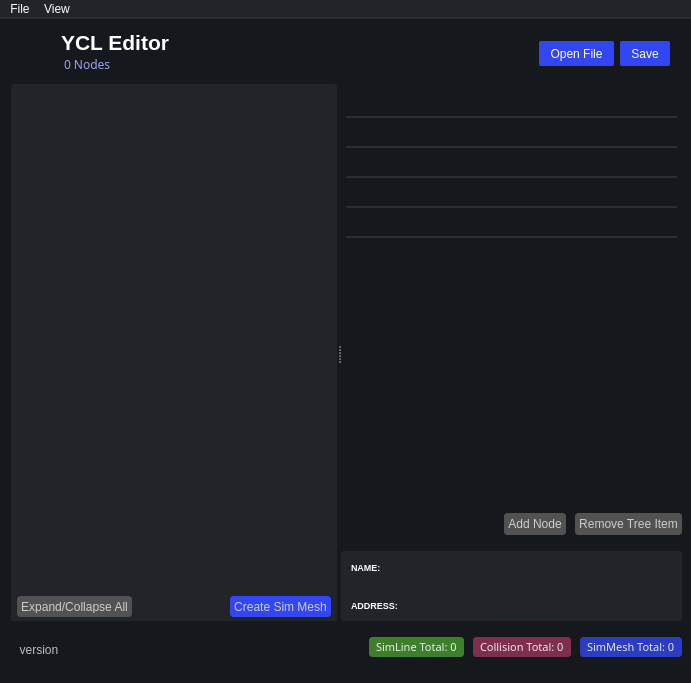
<?xml version="1.0" encoding="UTF-8"?>
<ui version="4.0">
 <class>MainWindow</class>
 <widget class="QMainWindow" name="MainWindow">
  <property name="geometry">
   <rect>
    <x>0</x>
    <y>0</y>
    <width>691</width>
    <height>683</height>
   </rect>
  </property>
  <property name="acceptDrops">
   <bool>true</bool>
  </property>
  <property name="windowTitle">
   <string>YCLViewer</string>
  </property>
  <property name="windowIcon">
   <iconset resource="icons.qrc">
    <normaloff>:/icons/Icons/windowIcon.png</normaloff>:/icons/Icons/windowIcon.png</iconset>
  </property>
  <property name="styleSheet">
   <string notr="true">QWidget{
	background-color: rgb(21, 24, 28);
	color: rgb(255,255,255);
}

QFrame{
	border: 0px solid white;
	border-radius: 0px;
	border-color: rgb(49, 68, 101);
}

QScrollBar:vertical{
	width:  12px;
	background-color: rgb(39, 43, 48);
	margin: 0px 0px 0px 0px;
}
QScrollBar:handle{
	min-height: 45px;
	border-radius: 3px;
	background-color: rgb(52, 55, 58);
}
QScrollBar:handle:hover{
	border-radius: 4px;
	background-color: rgb(62, 65, 68);
}

QScrollBar::add-page:vertical,
QScrollBar::sub-page:vertical ,
QScrollBar::add-line:vertical,
QScrollBar::sub-line:vertical{
    background: none;
	border: none;
}


QProgressBar{ 
	color: rgba(255,255,255,200);
	border: solid grey;
	border-top-right-radius: 12px;
	border-top-left-radius: 12px;
	border-bottom-right-radius: 12px;
	border-bottom-left-radius: 12px;
	background-color: rgb(15, 25, 45);
}
QProgressBar::chunk {
	background-color:
	qlineargradient(
	spread:pad, x1:0, y1:1, x2:1, y2:0,
	stop:0 rgba(80, 120, 150, 100), 
	stop:1 rgba(80, 120, 150, 225));

	border-top-right-radius: 5px;
	border-top-left-radius: 5px;
	border-bottom-right-radius: 5px;
	border-bottom-left-radius: 5px;
}


QTableView{
	border: 4px solid rgb(33, 37, 41);
	background-color: rgb(33, 37, 41);
	border-radius: 4px;
	alternate-background-color: rgba(31, 46, 74,70);
}

QPushButton{
	color: rgb(255, 255, 255);
	background-color: rgb(50, 70, 242);
	border: 0px;
	border-radius: 2px;
}
QPushButton:hover{
	background-color: rgb(83, 86, 241);
}
QPushButton:pressed{
	background-color: rgb(83, 86, 241);
}

QMenuBar{
	background-color: rgb(33, 37, 41);
	border: 2px solid rgb(43, 45, 48);
border-left: 0px;
	border-top: 0px;
	border-right: 0px;
}

QMenuBar::item:pressed{
	background-color: rgb(40, 45, 50);
}

QMenuBar::item:selected{
	background-color:  rgb(40, 45, 50);
}

QMenu::item:pressed{
	background-color: rgb(40, 45, 50);
}

QMenu::item:selected{
	background-color: rgb(40, 45, 50);
}


QTreeView{
	color: rgba(255, 255, 255, 0);
	border: 4px solid rgb(33, 37, 41);
	background-color: rgb(33, 37, 41);
	border-radius: 4px;
	alternate-background-color: rgba(0, 0, 0,25);
}

QTreeView:item:hover{
	alternate-background-color: rgb(255, 255, 127);
	background-color: rgb(43, 46, 94);
}

QTreeView:item:selected{
	color: rgba(255, 255, 255, 0);
	alternate-background-color: rgb(255, 255, 127);
	background-color: rgb(43, 46, 94);
}

QTreeView:item:pressed{
	color: rgba(255, 255, 255, 0);
	background-color:rgba(155, 155, 155,155);
	alternate-background-color: rgb(155, 155, 155);
}

QMessageBox{
	background-color: rgb(21, 24, 28);
}

QMessageBox QPushButton{
	color: rgb(205, 205, 205);
	background-color: rgb(82, 82, 82);
	min-width: 50px;
    min-height: 17px;
}

QMessageBox QPushButton:hover{
	border-color: rgb(100, 100, 100);
	background-color: rgb(100, 100, 100);
}
QMessageBox QPushButton:pressed{
	border-color: rgb(100, 100, 100);
	background-color: rgb(100, 100, 100);
}



</string>
  </property>
  <widget class="QWidget" name="centralwidget">
   <layout class="QVBoxLayout" name="verticalLayout_5">
    <property name="leftMargin">
     <number>9</number>
    </property>
    <property name="bottomMargin">
     <number>4</number>
    </property>
    <item>
     <widget class="QFrame" name="frame_2">
      <property name="minimumSize">
       <size>
        <width>0</width>
        <height>50</height>
       </size>
      </property>
      <property name="styleSheet">
       <string notr="true">QFrame{
	border: 0px solid;
}</string>
      </property>
      <property name="frameShape">
       <enum>QFrame::StyledPanel</enum>
      </property>
      <property name="frameShadow">
       <enum>QFrame::Raised</enum>
      </property>
      <layout class="QHBoxLayout" name="horizontalLayout_2">
       <property name="leftMargin">
        <number>0</number>
       </property>
       <property name="topMargin">
        <number>2</number>
       </property>
       <property name="rightMargin">
        <number>12</number>
       </property>
       <property name="bottomMargin">
        <number>0</number>
       </property>
       <item>
        <widget class="QFrame" name="frame_4">
         <property name="minimumSize">
          <size>
           <width>290</width>
           <height>0</height>
          </size>
         </property>
         <property name="frameShape">
          <enum>QFrame::StyledPanel</enum>
         </property>
         <property name="frameShadow">
          <enum>QFrame::Raised</enum>
         </property>
         <layout class="QVBoxLayout" name="verticalLayout_3">
          <property name="spacing">
           <number>0</number>
          </property>
          <property name="leftMargin">
           <number>13</number>
          </property>
          <property name="topMargin">
           <number>0</number>
          </property>
          <property name="rightMargin">
           <number>0</number>
          </property>
          <property name="bottomMargin">
           <number>4</number>
          </property>
          <item>
           <widget class="QFrame" name="frame_5">
            <property name="minimumSize">
             <size>
              <width>150</width>
              <height>0</height>
             </size>
            </property>
            <property name="frameShape">
             <enum>QFrame::StyledPanel</enum>
            </property>
            <property name="frameShadow">
             <enum>QFrame::Raised</enum>
            </property>
            <layout class="QHBoxLayout" name="horizontalLayout_4">
             <property name="spacing">
              <number>9</number>
             </property>
             <property name="leftMargin">
              <number>0</number>
             </property>
             <property name="topMargin">
              <number>0</number>
             </property>
             <property name="rightMargin">
              <number>0</number>
             </property>
             <property name="bottomMargin">
              <number>0</number>
             </property>
             <item>
              <widget class="QLabel" name="MenuIcon">
               <property name="maximumSize">
                <size>
                 <width>30</width>
                 <height>30</height>
                </size>
               </property>
               <property name="text">
                <string/>
               </property>
               <property name="pixmap">
                <pixmap resource="icons.qrc">:/icons/Icons/menu.png</pixmap>
               </property>
               <property name="scaledContents">
                <bool>true</bool>
               </property>
               <property name="alignment">
                <set>Qt::AlignCenter</set>
               </property>
               <property name="margin">
                <number>0</number>
               </property>
              </widget>
             </item>
             <item>
              <widget class="QFrame" name="frame_7">
               <property name="frameShape">
                <enum>QFrame::StyledPanel</enum>
               </property>
               <property name="frameShadow">
                <enum>QFrame::Raised</enum>
               </property>
               <layout class="QVBoxLayout" name="verticalLayout_4">
                <property name="spacing">
                 <number>0</number>
                </property>
                <property name="leftMargin">
                 <number>0</number>
                </property>
                <property name="topMargin">
                 <number>0</number>
                </property>
                <property name="rightMargin">
                 <number>0</number>
                </property>
                <property name="bottomMargin">
                 <number>0</number>
                </property>
                <item>
                 <widget class="QLabel" name="pathLabel">
                  <property name="font">
                   <font>
                    <family>Microsoft YaHei UI</family>
                    <pointsize>16</pointsize>
                    <weight>75</weight>
                    <bold>true</bold>
                   </font>
                  </property>
                  <property name="text">
                   <string>YCL Editor</string>
                  </property>
                 </widget>
                </item>
                <item>
                 <widget class="QLabel" name="nodeLabel">
                  <property name="font">
                   <font>
                    <family>Microsoft New Tai Lue</family>
                    <weight>50</weight>
                    <bold>false</bold>
                   </font>
                  </property>
                  <property name="styleSheet">
                   <string notr="true">color: rgb(158, 162, 242);</string>
                  </property>
                  <property name="text">
                   <string>0 Nodes</string>
                  </property>
                  <property name="indent">
                   <number>3</number>
                  </property>
                 </widget>
                </item>
               </layout>
              </widget>
             </item>
            </layout>
           </widget>
          </item>
         </layout>
        </widget>
       </item>
       <item>
        <spacer name="horizontalSpacer">
         <property name="orientation">
          <enum>Qt::Horizontal</enum>
         </property>
         <property name="sizeHint" stdset="0">
          <size>
           <width>40</width>
           <height>20</height>
          </size>
         </property>
        </spacer>
       </item>
       <item>
        <widget class="QPushButton" name="OpenFile">
         <property name="minimumSize">
          <size>
           <width>75</width>
           <height>25</height>
          </size>
         </property>
         <property name="text">
          <string>Open File</string>
         </property>
        </widget>
       </item>
       <item>
        <widget class="QPushButton" name="SaveButton">
         <property name="minimumSize">
          <size>
           <width>50</width>
           <height>25</height>
          </size>
         </property>
         <property name="text">
          <string>Save</string>
         </property>
        </widget>
       </item>
      </layout>
     </widget>
    </item>
    <item>
     <widget class="QFrame" name="frame">
      <property name="sizePolicy">
       <sizepolicy hsizetype="Expanding" vsizetype="Expanding">
        <horstretch>0</horstretch>
        <verstretch>0</verstretch>
       </sizepolicy>
      </property>
      <property name="frameShape">
       <enum>QFrame::StyledPanel</enum>
      </property>
      <property name="frameShadow">
       <enum>QFrame::Raised</enum>
      </property>
      <layout class="QHBoxLayout" name="horizontalLayout">
       <property name="spacing">
        <number>0</number>
       </property>
       <property name="leftMargin">
        <number>2</number>
       </property>
       <property name="topMargin">
        <number>0</number>
       </property>
       <property name="rightMargin">
        <number>0</number>
       </property>
       <property name="bottomMargin">
        <number>0</number>
       </property>
       <item>
        <widget class="QSplitter" name="splitter">
         <property name="orientation">
          <enum>Qt::Horizontal</enum>
         </property>
         <widget class="QFrame" name="frame_10">
          <property name="frameShape">
           <enum>QFrame::StyledPanel</enum>
          </property>
          <property name="frameShadow">
           <enum>QFrame::Raised</enum>
          </property>
          <layout class="QVBoxLayout" name="verticalLayout_6">
           <property name="spacing">
            <number>0</number>
           </property>
           <property name="leftMargin">
            <number>0</number>
           </property>
           <property name="topMargin">
            <number>0</number>
           </property>
           <property name="rightMargin">
            <number>0</number>
           </property>
           <property name="bottomMargin">
            <number>0</number>
           </property>
           <item>
            <widget class="QTreeWidget" name="treeWidget">
             <property name="minimumSize">
              <size>
               <width>326</width>
               <height>0</height>
              </size>
             </property>
             <property name="focusPolicy">
              <enum>Qt::NoFocus</enum>
             </property>
             <property name="styleSheet">
              <string notr="true">border-bottom-right-radius: 0px;
border-bottom-left-radius: 0px;</string>
             </property>
             <property name="horizontalScrollBarPolicy">
              <enum>Qt::ScrollBarAlwaysOff</enum>
             </property>
             <property name="alternatingRowColors">
              <bool>true</bool>
             </property>
             <property name="selectionBehavior">
              <enum>QAbstractItemView::SelectItems</enum>
             </property>
             <property name="indentation">
              <number>10</number>
             </property>
             <property name="columnCount">
              <number>1</number>
             </property>
             <attribute name="headerVisible">
              <bool>false</bool>
             </attribute>
             <column>
              <property name="text">
               <string>New Column</string>
              </property>
             </column>
            </widget>
           </item>
           <item>
            <widget class="QFrame" name="frame_11">
             <property name="styleSheet">
              <string notr="true">QWidget{
	color: rgba(255,255,255,225);
	border-top-right-radius: 0px;
	border-top-left-radius: 0px;
	background-color: rgb(33, 37, 41);
}

QPushButton{
	color: rgb(205, 205, 205);
	background-color: rgb(50, 70, 242);
	border: 4px solid rgb(50, 70, 242);
	border-radius: 4px;
}

QPushButton:hover{
	background-color: rgb(83, 86, 241);
	border-color: rgb(83, 86, 241);
}
QPushButton:pressed{
	background-color: rgb(83, 86, 241);
	border-color: rgb(83, 86, 241);
}</string>
             </property>
             <property name="frameShape">
              <enum>QFrame::StyledPanel</enum>
             </property>
             <property name="frameShadow">
              <enum>QFrame::Raised</enum>
             </property>
             <layout class="QHBoxLayout" name="horizontalLayout_8">
              <property name="spacing">
               <number>6</number>
              </property>
              <property name="leftMargin">
               <number>6</number>
              </property>
              <property name="topMargin">
               <number>4</number>
              </property>
              <property name="rightMargin">
               <number>6</number>
              </property>
              <property name="bottomMargin">
               <number>4</number>
              </property>
              <item>
               <widget class="QPushButton" name="expandButton">
                <property name="sizePolicy">
                 <sizepolicy hsizetype="Minimum" vsizetype="Minimum">
                  <horstretch>0</horstretch>
                  <verstretch>0</verstretch>
                 </sizepolicy>
                </property>
                <property name="minimumSize">
                 <size>
                  <width>0</width>
                  <height>20</height>
                 </size>
                </property>
                <property name="maximumSize">
                 <size>
                  <width>16777215</width>
                  <height>21</height>
                 </size>
                </property>
                <property name="font">
                 <font>
                  <weight>50</weight>
                  <italic>false</italic>
                  <bold>false</bold>
                  <underline>false</underline>
                 </font>
                </property>
                <property name="styleSheet">
                 <string notr="true">
QPushButton{
	color: rgb(205, 205, 205);
	background-color: rgb(82, 82, 82);
	border: 4px solid rgb(82, 82, 82);
	border-radius: 4px;
}

QPushButton:hover{
	border-color: rgb(100, 100, 100);
	background-color: rgb(100, 100, 100);
}
QPushButton:pressed{
	border-color: rgb(100, 100, 100);
	background-color: rgb(100, 100, 100);
}</string>
                </property>
                <property name="text">
                 <string>Expand/Collapse All</string>
                </property>
               </widget>
              </item>
              <item>
               <spacer name="horizontalSpacer_4">
                <property name="orientation">
                 <enum>Qt::Horizontal</enum>
                </property>
                <property name="sizeHint" stdset="0">
                 <size>
                  <width>29</width>
                  <height>19</height>
                 </size>
                </property>
               </spacer>
              </item>
              <item>
               <widget class="QPushButton" name="CreateButton">
                <property name="sizePolicy">
                 <sizepolicy hsizetype="Minimum" vsizetype="Minimum">
                  <horstretch>0</horstretch>
                  <verstretch>0</verstretch>
                 </sizepolicy>
                </property>
                <property name="minimumSize">
                 <size>
                  <width>0</width>
                  <height>20</height>
                 </size>
                </property>
                <property name="maximumSize">
                 <size>
                  <width>16777215</width>
                  <height>21</height>
                 </size>
                </property>
                <property name="font">
                 <font>
                  <weight>50</weight>
                  <italic>false</italic>
                  <bold>false</bold>
                  <underline>false</underline>
                 </font>
                </property>
                <property name="text">
                 <string>Create Sim Mesh</string>
                </property>
               </widget>
              </item>
             </layout>
            </widget>
           </item>
          </layout>
         </widget>
         <widget class="QWidget" name="widget" native="true">
          <layout class="QVBoxLayout" name="verticalLayout_2">
           <property name="spacing">
            <number>11</number>
           </property>
           <property name="leftMargin">
            <number>0</number>
           </property>
           <property name="topMargin">
            <number>0</number>
           </property>
           <property name="rightMargin">
            <number>0</number>
           </property>
           <property name="bottomMargin">
            <number>0</number>
           </property>
           <item>
            <widget class="QTableWidget" name="tableWidget">
             <property name="focusPolicy">
              <enum>Qt::NoFocus</enum>
             </property>
             <property name="styleSheet">
              <string notr="true">QTableView{
	border: 4px solid  rgb(21, 24, 28);
	background-color: rgb(21, 24, 28);
	border-radius: 4px;
}

QTableView::item{
	border: 2px solid rgba(255, 255, 255,25);
	border-radius: 1px;
	background-color: rgba(0,0,0,0);
	border-top: 0px;
	border-left: 0px;
	border-right: 0px;
	color: rgb(210, 210, 210);
}

QHeaderView{
	background-color: rgba(0,0,0,0);
}

QHeaderView::section{
	border: 2px solid rgba(255, 255, 255,25);
	border-radius: 1px;
	background-color: rgba(0,0,0,0);
	border-top: 0px;
	border-left: 0px;
	border-right: 2px;
	border-bottom: 0px;
	color: rgb(210, 210, 210);
}

QTableCornerButton::section{
	background-color: rgba(0,0,0,0);
	border-top: 0px;
	border-left: 0px;
	border-right: 0px;
	color: rgb(210, 210, 210);
}</string>
             </property>
             <property name="frameShape">
              <enum>QFrame::NoFrame</enum>
             </property>
             <property name="frameShadow">
              <enum>QFrame::Plain</enum>
             </property>
             <property name="lineWidth">
              <number>4</number>
             </property>
             <property name="midLineWidth">
              <number>1</number>
             </property>
             <property name="horizontalScrollBarPolicy">
              <enum>Qt::ScrollBarAlwaysOff</enum>
             </property>
             <property name="editTriggers">
              <set>QAbstractItemView::NoEditTriggers</set>
             </property>
             <property name="alternatingRowColors">
              <bool>false</bool>
             </property>
             <property name="showGrid">
              <bool>false</bool>
             </property>
             <property name="gridStyle">
              <enum>Qt::SolidLine</enum>
             </property>
             <property name="rowCount">
              <number>5</number>
             </property>
             <property name="columnCount">
              <number>1</number>
             </property>
             <attribute name="horizontalHeaderVisible">
              <bool>false</bool>
             </attribute>
             <attribute name="horizontalHeaderCascadingSectionResizes">
              <bool>false</bool>
             </attribute>
             <attribute name="horizontalHeaderHighlightSections">
              <bool>false</bool>
             </attribute>
             <attribute name="horizontalHeaderShowSortIndicator" stdset="0">
              <bool>false</bool>
             </attribute>
             <attribute name="horizontalHeaderStretchLastSection">
              <bool>true</bool>
             </attribute>
             <attribute name="verticalHeaderVisible">
              <bool>false</bool>
             </attribute>
             <attribute name="verticalHeaderHighlightSections">
              <bool>false</bool>
             </attribute>
             <attribute name="verticalHeaderShowSortIndicator" stdset="0">
              <bool>false</bool>
             </attribute>
             <attribute name="verticalHeaderStretchLastSection">
              <bool>false</bool>
             </attribute>
             <row>
              <property name="text">
               <string/>
              </property>
             </row>
             <row/>
             <row/>
             <row/>
             <row/>
             <column>
              <property name="text">
               <string/>
              </property>
             </column>
            </widget>
           </item>
           <item>
            <widget class="QFrame" name="frame_9">
             <property name="minimumSize">
              <size>
               <width>0</width>
               <height>40</height>
              </size>
             </property>
             <property name="maximumSize">
              <size>
               <width>16777215</width>
               <height>40</height>
              </size>
             </property>
             <property name="styleSheet">
              <string notr="true">QWidget{
	color: rgba(255,255,255,225);
	background-color: rgba(0,0,0,0);
}

QPushButton{
	color: rgb(205, 205, 205);
	background-color: rgb(82, 82, 82);
	border: 4px solid rgb(82, 82, 82);
	border-radius: 4px;
}

QPushButton:hover{
	border-color: rgb(100, 100, 100);
	background-color: rgb(100, 100, 100);
}
QPushButton:pressed{
	border-color: rgb(100, 100, 100);
	background-color: rgb(100, 100, 100);
}</string>
             </property>
             <property name="frameShape">
              <enum>QFrame::StyledPanel</enum>
             </property>
             <property name="frameShadow">
              <enum>QFrame::Raised</enum>
             </property>
             <layout class="QHBoxLayout" name="horizontalLayout_9">
              <property name="spacing">
               <number>9</number>
              </property>
              <property name="leftMargin">
               <number>0</number>
              </property>
              <property name="topMargin">
               <number>9</number>
              </property>
              <property name="rightMargin">
               <number>0</number>
              </property>
              <property name="bottomMargin">
               <number>0</number>
              </property>
              <item>
               <spacer name="horizontalSpacer_3">
                <property name="orientation">
                 <enum>Qt::Horizontal</enum>
                </property>
                <property name="sizeHint" stdset="0">
                 <size>
                  <width>353</width>
                  <height>20</height>
                 </size>
                </property>
               </spacer>
              </item>
              <item>
               <widget class="QPushButton" name="addnodebutton">
                <property name="text">
                 <string>Add Node</string>
                </property>
               </widget>
              </item>
              <item>
               <widget class="QPushButton" name="removenodebutton">
                <property name="text">
                 <string>Remove Tree Item</string>
                </property>
               </widget>
              </item>
             </layout>
            </widget>
           </item>
           <item>
            <widget class="QWidget" name="widget_2" native="true">
             <property name="maximumSize">
              <size>
               <width>16777215</width>
               <height>82</height>
              </size>
             </property>
             <property name="styleSheet">
              <string notr="true">QWidget{
	border: 4px solid rgb(33, 37, 41);
	border-radius: 4px;
	background-color: rgb(33, 37, 41);
}
</string>
             </property>
             <layout class="QVBoxLayout" name="verticalLayout">
              <property name="leftMargin">
               <number>0</number>
              </property>
              <property name="topMargin">
               <number>0</number>
              </property>
              <property name="rightMargin">
               <number>0</number>
              </property>
              <property name="bottomMargin">
               <number>0</number>
              </property>
              <item>
               <widget class="QFrame" name="frame_3">
                <property name="font">
                 <font>
                  <family>Microsoft YaHei UI</family>
                  <pointsize>6</pointsize>
                 </font>
                </property>
                <property name="styleSheet">
                 <string notr="true"/>
                </property>
                <property name="frameShape">
                 <enum>QFrame::StyledPanel</enum>
                </property>
                <property name="frameShadow">
                 <enum>QFrame::Raised</enum>
                </property>
                <layout class="QHBoxLayout" name="horizontalLayout_3">
                 <property name="spacing">
                  <number>0</number>
                 </property>
                 <property name="leftMargin">
                  <number>0</number>
                 </property>
                 <property name="topMargin">
                  <number>0</number>
                 </property>
                 <property name="rightMargin">
                  <number>0</number>
                 </property>
                 <property name="bottomMargin">
                  <number>0</number>
                 </property>
                 <item>
                  <widget class="QLineEdit" name="Name">
                   <property name="maximumSize">
                    <size>
                     <width>16777215</width>
                     <height>16777215</height>
                    </size>
                   </property>
                   <property name="font">
                    <font>
                     <family>Microsoft JhengHei UI</family>
                     <pointsize>7</pointsize>
                     <weight>75</weight>
                     <bold>true</bold>
                    </font>
                   </property>
                   <property name="text">
                    <string>NAME:</string>
                   </property>
                   <property name="frame">
                    <bool>false</bool>
                   </property>
                   <property name="readOnly">
                    <bool>true</bool>
                   </property>
                  </widget>
                 </item>
                 <item>
                  <widget class="QLineEdit" name="ItemName">
                   <property name="font">
                    <font>
                     <pointsize>7</pointsize>
                    </font>
                   </property>
                   <property name="readOnly">
                    <bool>true</bool>
                   </property>
                  </widget>
                 </item>
                </layout>
               </widget>
              </item>
              <item>
               <widget class="QFrame" name="frame_6">
                <property name="frameShape">
                 <enum>QFrame::StyledPanel</enum>
                </property>
                <property name="frameShadow">
                 <enum>QFrame::Raised</enum>
                </property>
                <layout class="QHBoxLayout" name="horizontalLayout_5">
                 <property name="spacing">
                  <number>0</number>
                 </property>
                 <property name="leftMargin">
                  <number>0</number>
                 </property>
                 <property name="topMargin">
                  <number>0</number>
                 </property>
                 <property name="rightMargin">
                  <number>0</number>
                 </property>
                 <property name="bottomMargin">
                  <number>0</number>
                 </property>
                 <item>
                  <widget class="QLineEdit" name="Address">
                   <property name="maximumSize">
                    <size>
                     <width>16777215</width>
                     <height>16777215</height>
                    </size>
                   </property>
                   <property name="font">
                    <font>
                     <family>Microsoft JhengHei UI</family>
                     <pointsize>7</pointsize>
                     <weight>75</weight>
                     <bold>true</bold>
                    </font>
                   </property>
                   <property name="text">
                    <string>ADDRESS:</string>
                   </property>
                   <property name="frame">
                    <bool>false</bool>
                   </property>
                   <property name="readOnly">
                    <bool>true</bool>
                   </property>
                  </widget>
                 </item>
                 <item>
                  <widget class="QLineEdit" name="ItemAddress">
                   <property name="font">
                    <font>
                     <pointsize>7</pointsize>
                    </font>
                   </property>
                   <property name="styleSheet">
                    <string notr="true"/>
                   </property>
                   <property name="readOnly">
                    <bool>true</bool>
                   </property>
                  </widget>
                 </item>
                </layout>
               </widget>
              </item>
             </layout>
            </widget>
           </item>
          </layout>
         </widget>
        </widget>
       </item>
      </layout>
     </widget>
    </item>
    <item>
     <widget class="QWidget" name="widget_3" native="true">
      <property name="sizePolicy">
       <sizepolicy hsizetype="Preferred" vsizetype="Maximum">
        <horstretch>0</horstretch>
        <verstretch>0</verstretch>
       </sizepolicy>
      </property>
      <property name="minimumSize">
       <size>
        <width>0</width>
        <height>20</height>
       </size>
      </property>
      <property name="maximumSize">
       <size>
        <width>16777215</width>
        <height>30</height>
       </size>
      </property>
      <property name="styleSheet">
       <string notr="true"/>
      </property>
      <layout class="QHBoxLayout" name="horizontalLayout_6">
       <property name="spacing">
        <number>0</number>
       </property>
       <property name="leftMargin">
        <number>0</number>
       </property>
       <property name="topMargin">
        <number>0</number>
       </property>
       <property name="rightMargin">
        <number>0</number>
       </property>
       <property name="bottomMargin">
        <number>0</number>
       </property>
       <item>
        <widget class="QLabel" name="versionLabel">
         <property name="minimumSize">
          <size>
           <width>60</width>
           <height>0</height>
          </size>
         </property>
         <property name="styleSheet">
          <string notr="true">color: rgb(190, 190, 190);</string>
         </property>
         <property name="text">
          <string>version</string>
         </property>
         <property name="alignment">
          <set>Qt::AlignBottom|Qt::AlignHCenter</set>
         </property>
        </widget>
       </item>
       <item>
        <spacer name="horizontalSpacer_2">
         <property name="orientation">
          <enum>Qt::Horizontal</enum>
         </property>
         <property name="sizeHint" stdset="0">
          <size>
           <width>293</width>
           <height>20</height>
          </size>
         </property>
        </spacer>
       </item>
       <item>
        <widget class="QFrame" name="frame_8">
         <property name="minimumSize">
          <size>
           <width>0</width>
           <height>40</height>
          </size>
         </property>
         <property name="maximumSize">
          <size>
           <width>16777215</width>
           <height>40</height>
          </size>
         </property>
         <property name="styleSheet">
          <string notr="true">QWidget{
	color: rgba(255,255,255,225);
	background-color: rgba(0,0,0,0);
}</string>
         </property>
         <property name="frameShape">
          <enum>QFrame::StyledPanel</enum>
         </property>
         <property name="frameShadow">
          <enum>QFrame::Raised</enum>
         </property>
         <layout class="QHBoxLayout" name="horizontalLayout_7">
          <property name="spacing">
           <number>9</number>
          </property>
          <property name="leftMargin">
           <number>11</number>
          </property>
          <property name="topMargin">
           <number>0</number>
          </property>
          <property name="rightMargin">
           <number>0</number>
          </property>
          <property name="bottomMargin">
           <number>0</number>
          </property>
          <item>
           <widget class="QLabel" name="lineTotalLabel">
            <property name="maximumSize">
             <size>
              <width>16777215</width>
              <height>20</height>
             </size>
            </property>
            <property name="font">
             <font>
              <family>Microsoft New Tai Lue</family>
              <pointsize>8</pointsize>
              <weight>50</weight>
              <bold>false</bold>
             </font>
            </property>
            <property name="styleSheet">
             <string notr="true">QWidget{
	background-color:rgb(62, 127, 44);
	border: 4px solid rgb(62, 127, 44);
	border-radius: 4px;
}</string>
            </property>
            <property name="text">
             <string>SimLine Total: 0</string>
            </property>
           </widget>
          </item>
          <item>
           <widget class="QLabel" name="colTotalLabel">
            <property name="maximumSize">
             <size>
              <width>16777215</width>
              <height>20</height>
             </size>
            </property>
            <property name="font">
             <font>
              <family>Microsoft New Tai Lue</family>
              <pointsize>8</pointsize>
              <weight>50</weight>
              <bold>false</bold>
             </font>
            </property>
            <property name="styleSheet">
             <string notr="true">QWidget{
	background-color: rgb(126, 47, 76);
	border: 4px solid rgb(126, 47, 76);
	border-radius: 4px;
}</string>
            </property>
            <property name="text">
             <string>Collision Total: 0</string>
            </property>
           </widget>
          </item>
          <item>
           <widget class="QLabel" name="meshTotalLabel">
            <property name="maximumSize">
             <size>
              <width>16777215</width>
              <height>20</height>
             </size>
            </property>
            <property name="font">
             <font>
              <family>Microsoft New Tai Lue</family>
              <pointsize>8</pointsize>
              <weight>50</weight>
              <bold>false</bold>
             </font>
            </property>
            <property name="styleSheet">
             <string notr="true">QWidget{
	background-color:rgb(44, 60, 195);
	border: 4px solid rgb(44, 60, 195);
	border-radius: 4px;
}</string>
            </property>
            <property name="text">
             <string>SimMesh Total: 0</string>
            </property>
           </widget>
          </item>
         </layout>
        </widget>
       </item>
      </layout>
     </widget>
    </item>
   </layout>
  </widget>
  <widget class="QMenuBar" name="menubar">
   <property name="geometry">
    <rect>
     <x>0</x>
     <y>0</y>
     <width>691</width>
     <height>20</height>
    </rect>
   </property>
   <widget class="QMenu" name="menuFile">
    <property name="title">
     <string>File</string>
    </property>
    <addaction name="actionOpen_ycl_file"/>
    <addaction name="actionSave"/>
    <addaction name="actionSave_File"/>
    <addaction name="actionExit"/>
   </widget>
   <widget class="QMenu" name="menuView">
    <property name="title">
     <string>View</string>
    </property>
    <addaction name="actionExpand_Collapse"/>
    <addaction name="actionClear_File"/>
    <addaction name="actionRemoveTreeItem"/>
   </widget>
   <addaction name="menuFile"/>
   <addaction name="menuView"/>
  </widget>
  <widget class="QStatusBar" name="statusbar"/>
  <action name="actionOpen_ycl_file">
   <property name="text">
    <string>Open .ycl file</string>
   </property>
   <property name="shortcut">
    <string>Ctrl+R</string>
   </property>
  </action>
  <action name="actionExpand_Collapse">
   <property name="text">
    <string>Expand/Collapse</string>
   </property>
   <property name="shortcut">
    <string>Ctrl+F</string>
   </property>
  </action>
  <action name="actionExit">
   <property name="text">
    <string>Exit</string>
   </property>
  </action>
  <action name="actionSave_File">
   <property name="text">
    <string>Save File as</string>
   </property>
   <property name="shortcut">
    <string>Ctrl+Shift+S</string>
   </property>
  </action>
  <action name="actionAdd_Root_Node">
   <property name="text">
    <string>Add Root Node</string>
   </property>
  </action>
  <action name="actionRemove_Item">
   <property name="text">
    <string>Remove Current Item</string>
   </property>
  </action>
  <action name="actionExpand_Collapse_All">
   <property name="text">
    <string>Expand/Collapse All</string>
   </property>
  </action>
  <action name="actionExportItemAsJson">
   <property name="text">
    <string>ExportItemAsJson</string>
   </property>
  </action>
  <action name="actionImport_Custom_Constraints">
   <property name="text">
    <string>Import Custom Constraints</string>
   </property>
  </action>
  <action name="actionSave">
   <property name="text">
    <string>Save</string>
   </property>
   <property name="shortcut">
    <string>Ctrl+S</string>
   </property>
  </action>
  <action name="actionClear_File">
   <property name="text">
    <string>Clear View</string>
   </property>
  </action>
  <action name="actionRemoveTreeItem">
   <property name="text">
    <string>Remove Current Tree Item</string>
   </property>
   <property name="shortcut">
    <string>Del</string>
   </property>
  </action>
 </widget>
 <resources>
  <include location="icons.qrc"/>
 </resources>
 <connections/>
</ui>
